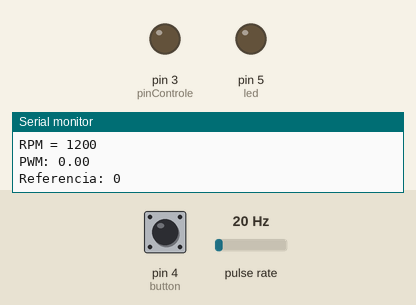
Recording of a sketch running on a simulated Arduino Uno, built with avr-gcc and run on an emulated ATmega328P. On the bench: output pins drawn as LEDs (lit = HIGH), the last lines printed to the serial monitor. Wiring (inferred from the names in the program): pulse sensor: data pin 2. The test bench sets the inputs (shaded band); at power-on: pin 4 (button) HIGH, pulse rate 20 Hz.

Above: at 1.2 s.
1.3 s: pin 4 (button) pulled LOW for 1 s
At 3.2 s:
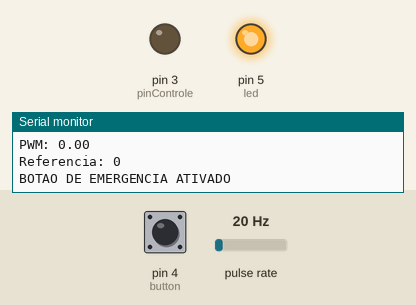
12.5 s: pin 4 (button) pulled LOW for 3.2 s
At 19.2 s:
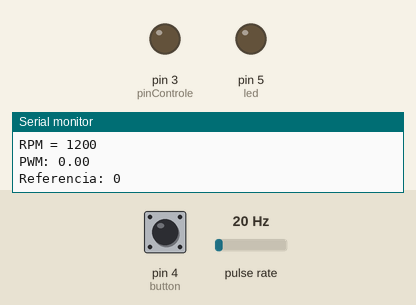
Timing chart, 0 to 20.5 s (numbered marks = the images above; inputs shaded):
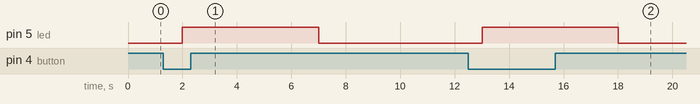

The sketch:

fanControl.ino
```cpp
//Programa: Sensor de velocidade Arduino
//Autor: Lucas e Joao Pedro

int pinSensor = 2;    //pino do sensor Hall. Retorna LOW quando ima se aproxima.
int pinControle = 3;    //pino do PWM via MOSFET
int rpm;
float control = 0;
int msg;
String mensagem;
int erro;
int button = 4;
int led = 5;
int setpoint;
volatile byte pulsos;   //variavel auxiliar para
unsigned long timeold;
//Altere o numero abaixo de acordo com o seu disco encoder
unsigned int pulsos_por_volta = 1;
void contador()   //Funcao contador para calculo de numero de rpm
{
   pulsos++;   //Incrementa contador
}
void setup()
{
  Serial.begin(9600);   //Inicia comunicacao serial
  pinMode(button, INPUT_PULLUP); //botao
  pinMode(pinSensor, INPUT);    //Pino do sensor como entrada
  pinMode(led, OUTPUT);
  //Aciona o contador a cada pulso
  attachInterrupt(digitalPinToInterrupt(pinSensor), contador, FALLING);    //Interrompe leitura do contador quando o sinal do sensor muda de HIGH para LOW
  pulsos = 0;
  rpm = 0;
  timeold = 0;
}

void controlador(int setpoint){

  erro = setpoint - rpm;

  if(erro > 0 && control <= 250){
    if(erro > 200 && control<= 205){control = control+25;}
    control = control + 5;
    }
  else if(erro < 0 && control >= 5){
    if(erro < -200 && control>= 50){control = control-25;}
    control = control - 5;
    }
  Serial.print("PWM: ");
  Serial.println(control);
  Serial.print("Referencia: ");
  Serial.println(setpoint);
  Serial.println();
  delay(1000);
  }


void loop(){

  if(digitalRead(button) == LOW){
    digitalWrite(led, HIGH);
    control = 0;
    setpoint = 0;
    Serial.println();
    Serial.println("BOTAO DE EMERGENCIA ATIVADO");
    Serial.println("");
    delay(5000);
    digitalWrite(led, LOW);
    }

  while (Serial.available()){
    mensagem = Serial.readString();
    Serial.print("Voce digitou:");
    Serial.println(mensagem);
    setpoint = mensagem.toInt();
    }

  if (millis() - timeold >= 1000){  //Atualiza contador a cada segundo

    detachInterrupt(digitalPinToInterrupt(pinSensor));   //Desabilita interrupcao durante o calculo
    rpm = (60 * 1000 / pulsos_por_volta ) / (millis() - timeold) * pulsos;    //Calculo de rpm
    timeold = millis();
    pulsos = 0;
    //Mostra o valor de RPM no serial monitor
    Serial.print("RPM = ");
    Serial.println(rpm, DEC);

    attachInterrupt(digitalPinToInterrupt(pinSensor), contador, FALLING);    //Habilita interrupcao
  }

  controlador(setpoint);
  analogWrite(pinControle, control);

}
```

Measured:
- after the input at 1.3 s, pin 5 (led): LOW → HIGH after 0.70 s, → LOW 5.0 s later
- after the input at 12.5 s, pin 5 (led): LOW → HIGH after 0.51 s, → LOW 5.0 s later
